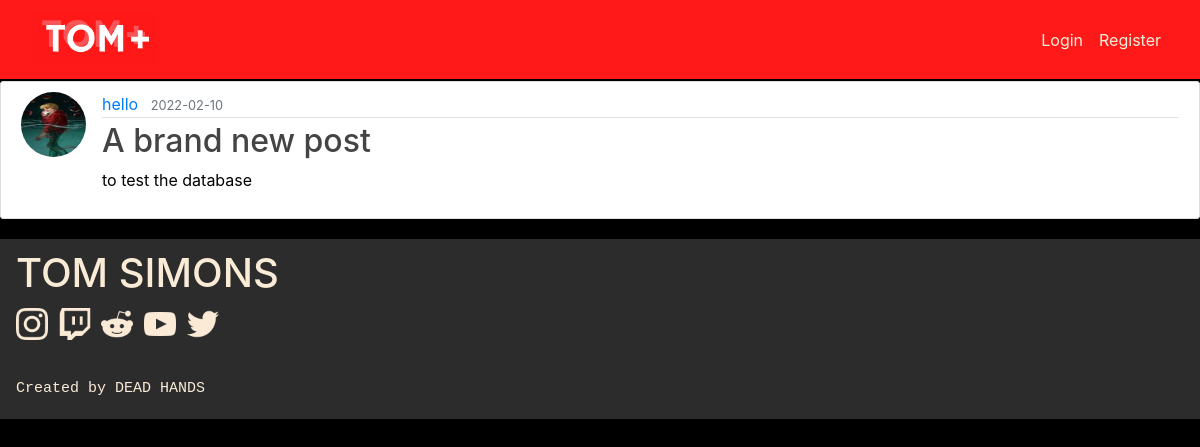
/post/1, run on the app's committed database.
### tomplus/models.py (models this page shows, shortened)
class User(db.Model, UserMixin):
    id = db.Column(db.Integer, primary_key=True)
    username = db.Column(db.String(20), unique=True, nullable=False)
    email = db.Column(db.String(120), unique=True, nullable=False)
    image_file = db.Column(db.String(20), nullable=False, default='default.jpg')
    password = db.Column(db.String(60), nullable=False)
    posts = db.relationship('Post', backref='author', lazy=True)

class Post(db.Model):
    id = db.Column(db.Integer, primary_key=True)
    title = db.Column(db.String(100), nullable=False)
    date_posted = db.Column(db.DateTime, nullable=False, default=datetime.utcnow)
    content = db.Column(db.Text, nullable=False)
    user_id = db.Column(db.Integer, db.ForeignKey('user.id'), nullable=False)

### tomplus/posts/routes.py (the view)
@posts.route("/post/<int:post_id>")
def post(post_id):
    post = Post.query.get_or_404(post_id)
    return render_template('post.html', title=post.title, post=post)

### tomplus/templates/post.html (shortened to what this page needs)
{% extends "bases/base.html" %}
{% block content %}
  <article class="media content-section">
    <img class="rounded-circle article-img" src="{{ url_for('static', filename='profile_pics/' + post.author.image_file) }}">
    <div class="media-body">
      <div class="article-metadata">
        <a class="mr-2" href="{{ url_for('users.user_posts', username=post.author.username) }}">{{ post.author.username }}</a>
        <small class="text-muted">{{ post.date_posted.strftime('%Y-%m-%d') }}</small>
      </div>
      <h2 class="article-title">{{ post.title }}</h2>
      <p class="article-content">{{ post.content }}</p>
    </div>
  </article>
{% endblock content %}

### tomplus/static/main.css (style rules this page uses)
body { background-color: black; height: 100%; margin: 0; color: black; margin-top: 5rem; }
h1, h2, h3, h4, h5, h6 { color: antiquewhite; }
.content-section { background: #ffffff; padding: 10px 20px; border: 1px solid #dddddd; border-radius: 3px; margin-bottom: 20px; }
.article-title { color: #444444; }
.article-content { white-space: pre-line; }
.article-img { height: 65px; width: 65px; margin-right: 16px; }
.article-metadata { padding-bottom: 1px; margin-bottom: 4px; border-bottom: 1px solid #e3e3e3 }

### data on the page
User: image_file (picture), author.username "hello"
Post: date_posted "2022-02-10", title "A brand new post", content "to test the database"
